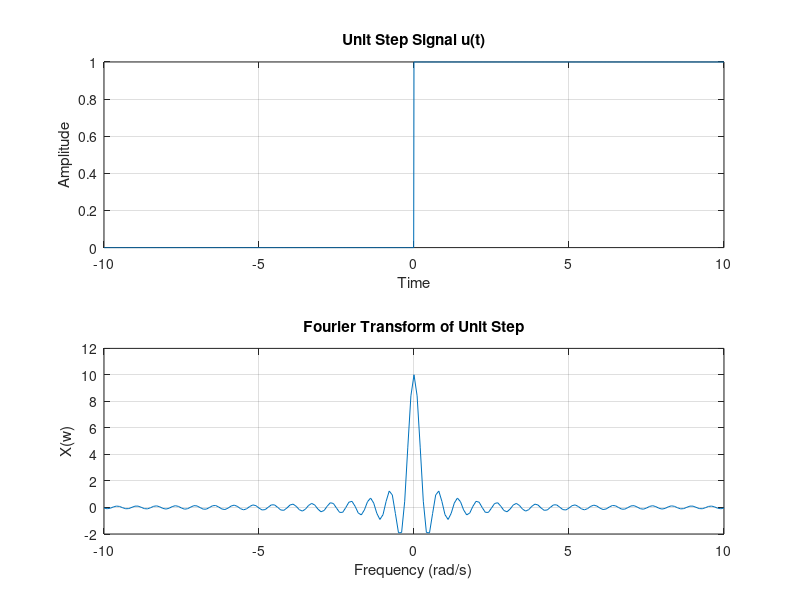
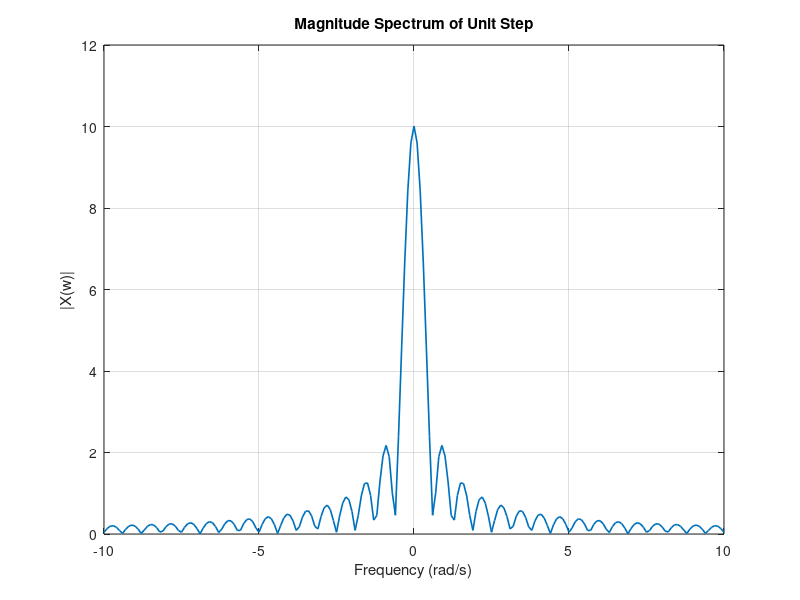

These figures' MATLAB source, in order:
clc;
clear;
close all;

t = -10:0.01:10;
w = -10:0.1:10;

x = zeros(size(t));
x(t >= 0) = 1;

X = zeros(size(w));

for k = 1:length(w)
    X(k) = sum(x .* exp(-1j*w(k)*t))*0.01;
end

figure(1);

subplot(2,1,1);
plot(t,x);
title('Unit Step Signal u(t)');
xlabel('Time');
ylabel('Amplitude');
grid on;

subplot(2,1,2);
plot(w,X);
title('Fourier Transform of Unit Step');
xlabel('Frequency (rad/s)');
ylabel('X(w)');
grid on;

figure(2);
plot(w, abs(X), 'LineWidth', 1.2);
title('Magnitude Spectrum of Unit Step');
xlabel('Frequency (rad/s)');
ylabel('|X(w)|');
grid on;
